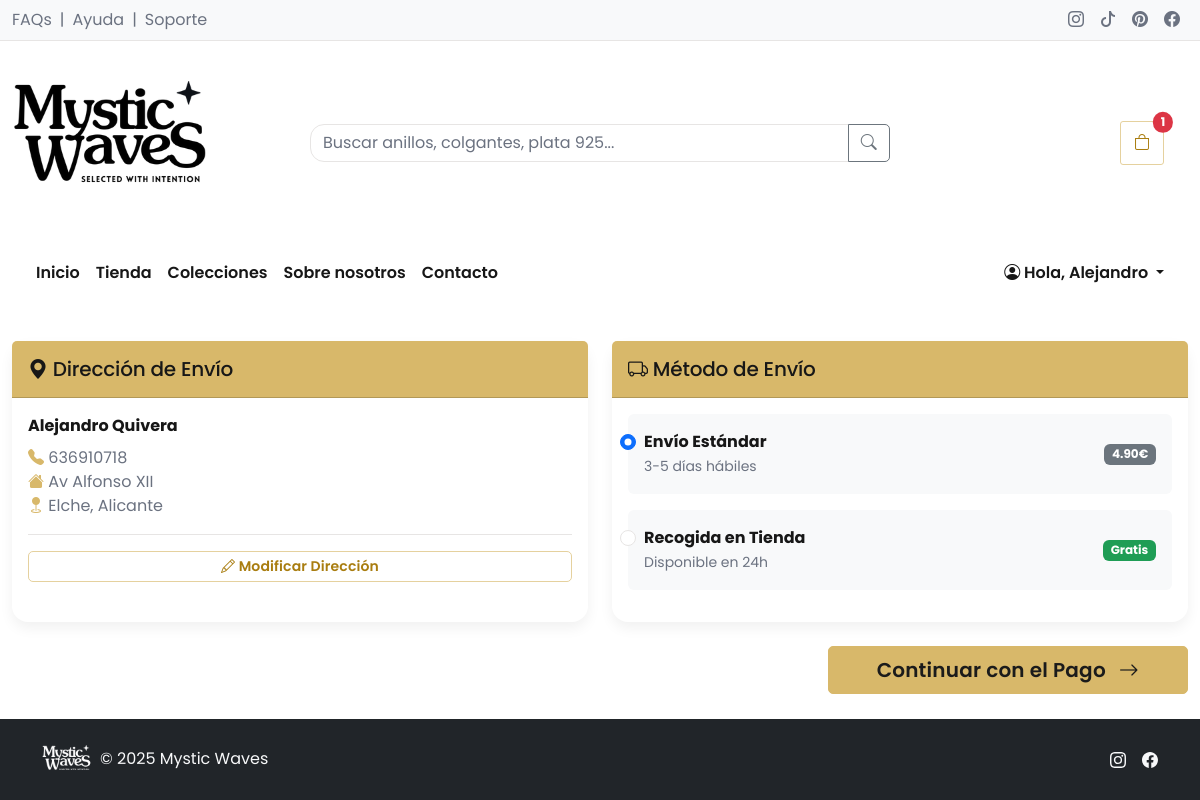
The page /views/tienda/checkout_shipping.php (signed in) on the database its author committed.
### tables this page shows
CREATE TABLE `usuarios` (
  `dni` varchar(9) NOT NULL,
  `clave` varchar(255) NOT NULL,
  `nombre` varchar(30) NOT NULL,
  `apellidos` varchar(75) NOT NULL,
  `direccion` varchar(50) DEFAULT NULL,
  `localidad` varchar(30) DEFAULT NULL,
  `provincia` varchar(30) DEFAULT NULL,
  `telefono` varchar(9) NOT NULL,
  `email` varchar(30) NOT NULL,
  `rol` enum('admin','editor','anonimo','registrado') NOT NULL DEFAULT 'anonimo',
  `activo` tinyint(1) NOT NULL DEFAULT 1
);

### helpers/auth.php (called while the page is built, shortened)
<?php
function isLoggedIn(){
    return isset($_SESSION['user_id']) && isset($_SESSION['user_name']);
}
function isAdmin(){
    return isset($_SESSION['rol']) && $_SESSION['rol'] === 'admin';
}

### actions/usuarios_action.php (called while the page is built, shortened)
<?php
$con = conectar();
if (isset($_SESSION['user_id'])) {
    $sql_usuario_actual = "SELECT * FROM usuarios WHERE dni = :dni";
    $stmt_usuario_actual = $con->prepare($sql_usuario_actual);
    $stmt_usuario_actual->bindParam(':dni', $_SESSION['user_id']);
    $stmt_usuario_actual->execute();
    $usuario_actual = $stmt_usuario_actual->fetch(PDO::FETCH_OBJ);
}
?>

### actions/cart/view.php (called while the page is built, shortened)
<?php
$con = conectar();
$total_price = 0.0;
if (isLoggedIn()) {
    $dni_usuario = $_SESSION['user_id'];
    try {
        $sql = "SELECT c.codigo_producto, c.cantidad, a.nombre, a.precio, a.imagen, a.stock
                FROM carrito c
                INNER JOIN articulos a ON c.codigo_producto = a.codigo
                WHERE c.dni_usuario = :dni_usuario AND a.activo = 1";
        $stmt = $con->prepare($sql);
        $stmt->bindParam(':dni_usuario', $dni_usuario);
        $stmt->execute();
        $productos = $stmt->fetchAll(PDO::FETCH_ASSOC);
        foreach ($productos as $producto) {
            $subtotal = $producto['precio'] * $producto['cantidad'];
            $total_price += $subtotal;
        }
    } catch (PDOException $e) {
        $_SESSION['error_cart'] = "Error al obtener el carrito: " . $e->getMessage();
        header("Location: ../../views/error.php");
        exit();
    }
}

### views/tienda/checkout_shipping.php (the view, shortened to what this page needs)
<?php
require_once __DIR__ . '/../../helpers/auth.php';
require_once __DIR__ . '/../../actions/cart/view.php';
require_once __DIR__ . '/../../actions/usuarios_action.php';
$direccion_completa = false;
if (isLoggedIn() && isset($usuario_actual)) {
  $direccion_completa = !empty($usuario_actual->direccion) && !empty($usuario_actual->localidad) && !empty($usuario_actual->provincia);
}
?>
<!DOCTYPE html>
<html lang="es">
<head>
  <link href="https://cdn.jsdelivr.net/npm/bootstrap@5.3.0/dist/css/bootstrap.min.css" rel="stylesheet">
  <link rel="stylesheet" href="https://cdn.jsdelivr.net/npm/bootstrap-icons@1.11.3/font/bootstrap-icons.css">
  <link href="../../public/assets/css/style.css" rel="stylesheet">
</head>
<body class="d-flex flex-column min-vh-100">
  <?php include_once __DIR__ . '/../../public/partials/topbar.php'; ?>
  <div class="bg-white">
    <div class="container-xxl py-3">
      <div class="row align-items-center g-3">
        <div class="col-12 col-lg-3 text-center text-lg-start">
          <a href="../../index.php" class="text-decoration-none d-inline-flex align-items-center gap-2">
            <img src="../../public/assets/img/logo-tienda.png" alt="Mystic Waves" class="img-fluid" style="max-width:200px; height:auto;">
          </a>
        </div>
        <div class="col-9 col-lg-6">
          <form action="#">
            <div class="input-group">
              <input type="search" class="form-control" placeholder="Buscar anillos, colgantes, plata 925..." aria-label="Buscar">
              <button class="btn btn-outline-secondary" type="submit" aria-label="Buscar">
                <i class="bi bi-search"></i>
              </button>
            </div>
          </form>
        </div>
        <div class="col-3 col-lg-3 text-end">
          <?php include_once __DIR__ . '/../../public/partials/cartbar.php'; ?>
        </div>
      </div>
    </div>
  </div>
  <div class="container-xxl my-3">
    <nav class="navbar navbar-expand-lg navbar-light bg-light rounded-3 px-3">
      <div class="collapse navbar-collapse" id="shopNavbar">
        <ul class="navbar-nav me-auto mb-2 mb-lg-0">
          <li class="nav-item"><a class="nav-link" href="../../index.php">Inicio</a></li>
          <li class="nav-item"><a class="nav-link" href="#">Tienda</a></li>
          <li class="nav-item"><a class="nav-link" href="#">Colecciones</a></li>
          <li class="nav-item"><a class="nav-link" href="nosotros.php">Sobre nosotros</a></li>
          <li class="nav-item"><a class="nav-link" href="../tienda/contacto.php">Contacto</a></li>
        </ul>
        <?php if (isLoggedIn()): ?>
              <ul class="navbar-nav ms-auto">
                <li class="nav-item dropdown">
                  <a class="nav-link dropdown-toggle" href="#" id="userDropdown" role="button" data-bs-toggle="dropdown" aria-expanded="false">
                    <i class="bi bi-person-circle"></i> Hola, <?php echo htmlspecialchars($_SESSION['user_name']); ?>
                  </a>
                  <?php if (isAdmin() || isEditor()): ?>
                  </li>
                </ul>
                  <?php endif; ?>
            <?php endif; ?>
          </div>
        </nav>
  </div>
  <div class="container-xxl flex-grow-1 my-4">
    <div class="row g-4">
    <?php if (!isLoggedIn()): ?>
      <div class="col-12">
        <div class="card border-0 shadow-sm">
          <div class="card-body text-center py-5">
            <i class="bi bi-lock-fill text-primary" style="font-size: 4rem;"></i>
            <h3 class="mt-4 mb-3">Inicia sesión para continuar</h3>
            <p class="text-muted mb-4">
              Para completar tu compra necesitas iniciar sesión o crear una cuenta.<br>
              Es rápido, seguro y te permitirá hacer seguimiento de tus pedidos.
            </p>
            <div class="d-flex gap-3 justify-content-center flex-wrap">
              <a href="../auth/login.php" class="btn btn-primary btn-lg px-5">
                <i class="bi bi-box-arrow-in-right"></i> Iniciar Sesión
              </a>
              <a href="../auth/registro.php" class="btn btn-outline-primary btn-lg px-5">
                <i class="bi bi-person-plus"></i> Crear Cuenta
              </a>
            </div>
            <div class="mt-4 pt-4 border-top">
              <p class="text-muted mb-0">
                <i class="bi bi-shield-check text-success"></i> Tus datos están protegidos y seguros
              </p>
            </div>
          </div>
        </div>
      </div>
    <?php else: ?>
      <div class="col-12 col-md-6">
        <div class="card border-0 shadow-sm h-100">
          <div class="card-header bg-primary text-white py-3">
            <h5 class="mb-0"><i class="bi bi-geo-alt-fill"></i> Dirección de Envío</h5>
          </div>
          <div class="card-body">
            <p class="card-text mb-2">
              <strong><?php echo htmlspecialchars($usuario_actual->nombre . ' ' . $usuario_actual->apellidos); ?></strong>
            </p>
            <p class="card-text text-muted mb-0">
              <i class="bi bi-telephone-fill text-primary"></i> <?php echo htmlspecialchars($usuario_actual->telefono); ?><br>
              <i class="bi bi-house-fill text-primary"></i> <?php echo htmlspecialchars($usuario_actual->direccion); ?><br>
              <i class="bi bi-geo-fill text-primary"></i> <?php echo htmlspecialchars($usuario_actual->localidad . ', ' . $usuario_actual->provincia); ?><br>
            </p>
            <div class="mt-3 pt-3 border-top">
              <a href="../user/panel.php" class="btn btn-outline-primary btn-sm w-100">
                <i class="bi bi-pencil"></i> Modificar Dirección
              </a>
            </div>
          </div>
        </div>
      </div>
      <div class="col-12 col-md-6">
        <div class="card border-0 shadow-sm h-100">
          <div class="card-header bg-primary text-white py-3">
            <h5 class="mb-0"><i class="bi bi-truck"></i> Método de Envío</h5>
          </div>
          <div class="card-body">
            <form method="POST" action="view.php">
              <div class="form-check mb-3 p-3 bg-light rounded">
                <input class="form-check-input" type="radio" name="metodoEnvio" id="envioEstandar" value="estandar" data-cost="<?php echo ($total_price > 50) ? '0' : '4.90'; ?>" checked>
                <label class="form-check-label w-100" for="envioEstandar">
                  <div class="d-flex justify-content-between align-items-center">
                    <div>
                      <strong>Envío Estándar</strong><br>
                      <small class="text-muted">3-5 días hábiles</small>
                    </div>
                    <?php if($total_price > 50): ?>
                    <span class="badge bg-success">Gratis</span>
                    <?php else: ?>
                        <span class="badge bg-secondary">4.90€</span>
                        <?php endif; ?>
                  </div>
                </label>
              </div>
              <div class="form-check mb-3 p-3 bg-light rounded">
                <input class="form-check-input" type="radio" name="metodoEnvio" id="recogidaTienda" value="tienda" data-cost="0">
                <label class="form-check-label w-100" for="recogidaTienda">
                  <div class="d-flex justify-content-between align-items-center">
                    <div>
                      <strong>Recogida en Tienda</strong><br>
                      <small class="text-muted">Disponible en 24h</small>
                    </div>
                    <span class="badge bg-success">Gratis</span>
                  </div>
                </label>
              </div>
            </form>
          </div>
        </div>
      </div>
      <div class="col-12">
        <?php if (!$direccion_completa): ?>
          <div class="alert alert-warning mb-3">
            <i class="bi bi-exclamation-triangle-fill"></i> <strong>Dirección incompleta:</strong> Por favor, completa tu dirección de envío (dirección, localidad y provincia) antes de continuar.
          </div>
          <div class="text-end">
            <a href="../user/panel.php" class="btn btn-warning btn-lg px-5">
              <i class="bi bi-pencil"></i> Completar Dirección
            </a>
          </div>
        <?php else: ?>
          <div class="text-end">
            <a href="checkout_payment.php" class="btn btn-primary btn-lg px-5">
              Continuar con el Pago <i class="bi bi-arrow-right ms-2"></i>
            </a>
          </div>
        <?php endif; ?>
      </div>
    <?php endif; ?>
    </div>
  </div>
  <?php include_once __DIR__ . '/../../public/partials/footer.php'; ?>
</body>
</html>

### public/assets/css/style.css (style rules this page uses)
:root { --ink: #171717; --muted: #6b7280; --line: #e7e5e4; --bg: #ffffff; --surface: #ffffff; --soft: #faf8f2; --soft-2: #f6f2e7; --gold: #d8b86a; --gold-600: #c9a84b; --gold-700: #a97d10; --gold-rgb: 216, 184, 106; --radius: 1rem; --shadow: 0 10px 25px rgba(0,0,0,.06); --shadow-sm: 0 6px 14px rgba(0,0,0,.06); }
:root, [data-bs-theme="light"] { --bs-body-bg: var(--bg); --bs-body-color: var(--ink); --bs-border-color: var(--line); --bs-secondary-color: var(--muted); --bs-primary: var(--gold); --bs-primary-rgb: var(--gold-rgb); --bs-link-color: var(--gold-700); --bs-link-hover-color: var(--gold-600); --bs-emphasis-color: var(--ink); --bs-tertiary-bg: var(--soft); }
* { box-sizing: border-box; }
body { background: var(--bg); color: var(--ink); }
a { text-decoration: none; }
h1, h2, h3, h4, h5, h6 { color: var(--ink); letter-spacing: -0.02em; }
.text-body-secondary, .text-muted { color: var(--muted) !important; }
.btn-primary { --bs-btn-color: #1b1b1b; --bs-btn-bg: var(--gold); --bs-btn-border-color: var(--gold); --bs-btn-hover-color: #111; --bs-btn-hover-bg: var(--gold-600); --bs-btn-hover-border-color: var(--gold-600); --bs-btn-active-bg: var(--gold-700); --bs-btn-active-border-color: var(--gold-700); --bs-btn-focus-shadow-rgb: var(--gold-rgb); }
.btn-outline-primary { --bs-btn-color: var(--gold-700); --bs-btn-border-color: rgba(var(--gold-rgb), .65); --bs-btn-hover-color: #111; --bs-btn-hover-bg: rgba(var(--gold-rgb), .20); --bs-btn-hover-border-color: rgba(var(--gold-rgb), .80); --bs-btn-active-bg: rgba(var(--gold-rgb), .28); --bs-btn-active-border-color: rgba(var(--gold-rgb), .95); --bs-btn-focus-shadow-rgb: var(--gold-rgb); }
.btn { border-radius: 5px; font-weight: 600; letter-spacing: .01em; }
.navbar { background: var(--bg) !important; }
.navbar .nav-link { color: var(--ink); font-weight: 600; border-radius: 2px; padding: .5rem .75rem; }
.card { border: 1px solid var(--line); border-radius: var(--radius); box-shadow: var(--shadow-sm); background: var(--surface); }
.card.shadow-sm { box-shadow: var(--shadow-sm) !important; }
.card .card-title, .card h5 { letter-spacing: -0.01em; }
.form-control, .form-select { border-radius: 14px; border-color: var(--line); }
.badge.bg-success { background-color: #1f9d55 !important; }
body { font-family: "Poppins", system-ui, -apple-system, Segoe UI, Roboto, Arial, sans-serif; }

### rows shown on the page
usuarios: nombre+apellidos "Alejandro Quivera", telefono "636910718", direccion "Av Alfonso XII", localidad+provincia "Elche, Alicante"

### other values the page prints
$cart_count "1"
$_SESSION['user_name'] "Alejandro"
